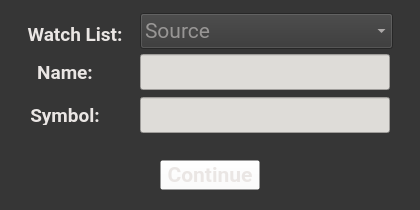
<?xml version="1.0" encoding="UTF-8"?>
<ui version="4.0">
 <class>Form</class>
 <widget class="QWidget" name="Form">
  <property name="geometry">
   <rect>
    <x>0</x>
    <y>0</y>
    <width>420</width>
    <height>210</height>
   </rect>
  </property>
  <property name="windowTitle">
   <string>Add Watch</string>
  </property>
  <property name="styleSheet">
   <string notr="true">background-color: rgb(54, 54, 54);</string>
  </property>
  <widget class="QPushButton" name="pushButton_Continue">
   <property name="geometry">
    <rect>
     <x>160</x>
     <y>160</y>
     <width>100</width>
     <height>30</height>
    </rect>
   </property>
   <property name="font">
    <font>
     <family>Roboto</family>
     <pointsize>16</pointsize>
     <weight>75</weight>
     <bold>true</bold>
    </font>
   </property>
   <property name="styleSheet">
    <string notr="true">background-color: rgba(255, 255, 255, 0);
color: rgb(234, 230, 228);</string>
   </property>
   <property name="text">
    <string>Continue</string>
   </property>
  </widget>
  <widget class="QLabel" name="label_Alertlist">
   <property name="geometry">
    <rect>
     <x>20</x>
     <y>23</y>
     <width>110</width>
     <height>21</height>
    </rect>
   </property>
   <property name="font">
    <font>
     <family>Roboto</family>
     <pointsize>14</pointsize>
     <weight>75</weight>
     <bold>true</bold>
    </font>
   </property>
   <property name="styleSheet">
    <string notr="true">color: rgb(234, 230, 228);</string>
   </property>
   <property name="text">
    <string>Watch List:</string>
   </property>
   <property name="textFormat">
    <enum>Qt::RichText</enum>
   </property>
   <property name="scaledContents">
    <bool>false</bool>
   </property>
   <property name="alignment">
    <set>Qt::AlignCenter</set>
   </property>
  </widget>
  <widget class="QLabel" name="label_Alertlist_2">
   <property name="geometry">
    <rect>
     <x>20</x>
     <y>61</y>
     <width>90</width>
     <height>21</height>
    </rect>
   </property>
   <property name="font">
    <font>
     <family>Roboto</family>
     <pointsize>14</pointsize>
     <weight>75</weight>
     <bold>true</bold>
    </font>
   </property>
   <property name="styleSheet">
    <string notr="true">color: rgb(234, 230, 228);</string>
   </property>
   <property name="text">
    <string>Name:</string>
   </property>
   <property name="textFormat">
    <enum>Qt::RichText</enum>
   </property>
   <property name="scaledContents">
    <bool>false</bool>
   </property>
   <property name="alignment">
    <set>Qt::AlignCenter</set>
   </property>
  </widget>
  <widget class="QLineEdit" name="lineEdit_name">
   <property name="geometry">
    <rect>
     <x>140</x>
     <y>54</y>
     <width>250</width>
     <height>36</height>
    </rect>
   </property>
   <property name="font">
    <font>
     <family>Roboto</family>
     <pointsize>16</pointsize>
    </font>
   </property>
   <property name="styleSheet">
    <string notr="true">background-color: rgb(222, 220, 216);</string>
   </property>
   <property name="text">
    <string/>
   </property>
   <property name="alignment">
    <set>Qt::AlignJustify|Qt::AlignVCenter</set>
   </property>
  </widget>
  <widget class="QLineEdit" name="lineEdit_symbol">
   <property name="geometry">
    <rect>
     <x>140</x>
     <y>97</y>
     <width>250</width>
     <height>36</height>
    </rect>
   </property>
   <property name="font">
    <font>
     <family>Roboto</family>
     <pointsize>16</pointsize>
    </font>
   </property>
   <property name="styleSheet">
    <string notr="true">background-color: rgb(222, 220, 216);</string>
   </property>
   <property name="text">
    <string/>
   </property>
   <property name="alignment">
    <set>Qt::AlignJustify|Qt::AlignVCenter</set>
   </property>
  </widget>
  <widget class="QLabel" name="label_Alertlist_3">
   <property name="geometry">
    <rect>
     <x>20</x>
     <y>104</y>
     <width>90</width>
     <height>21</height>
    </rect>
   </property>
   <property name="font">
    <font>
     <family>Roboto</family>
     <pointsize>14</pointsize>
     <weight>75</weight>
     <bold>true</bold>
    </font>
   </property>
   <property name="styleSheet">
    <string notr="true">color: rgb(234, 230, 228);</string>
   </property>
   <property name="text">
    <string>Symbol:</string>
   </property>
   <property name="textFormat">
    <enum>Qt::RichText</enum>
   </property>
   <property name="scaledContents">
    <bool>false</bool>
   </property>
   <property name="alignment">
    <set>Qt::AlignCenter</set>
   </property>
  </widget>
  <widget class="QComboBox" name="comboBox_watchlistSelect">
   <property name="geometry">
    <rect>
     <x>140</x>
     <y>13</y>
     <width>253</width>
     <height>36</height>
    </rect>
   </property>
   <property name="font">
    <font>
     <family>Roboto</family>
     <pointsize>16</pointsize>
    </font>
   </property>
   <property name="styleSheet">
    <string notr="true">color: rgb(234, 230, 228);</string>
   </property>
   <property name="currentText">
    <string/>
   </property>
   <property name="placeholderText">
    <string>Source</string>
   </property>
   <item>
    <property name="text">
     <string>Price</string>
    </property>
   </item>
  </widget>
 </widget>
 <tabstops>
  <tabstop>comboBox_watchlistSelect</tabstop>
  <tabstop>lineEdit_name</tabstop>
  <tabstop>lineEdit_symbol</tabstop>
  <tabstop>pushButton_Continue</tabstop>
 </tabstops>
 <resources/>
 <connections/>
</ui>
